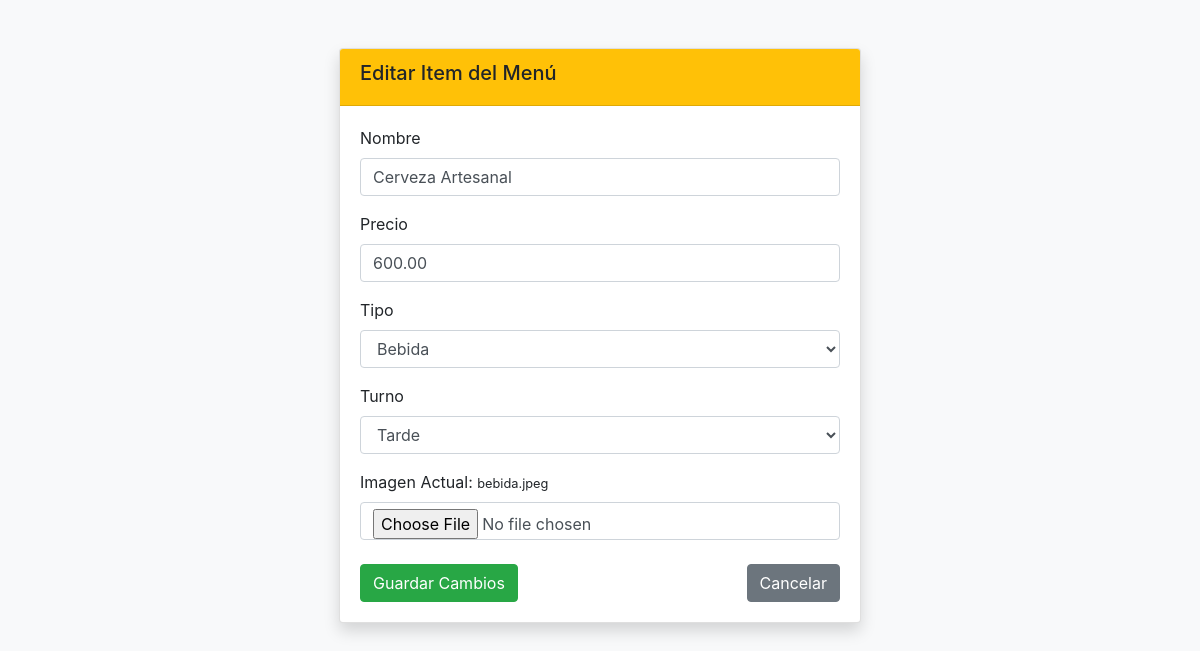
The app's page /Admin/basedatos/form-edit.php?id=6 (signed in) with its own data.
### tables this page shows
CREATE TABLE IF NOT EXISTS `menu` (
  `id` int(11) NOT NULL AUTO_INCREMENT,
  `nombre` varchar(255) NOT NULL,
  `tipo` varchar(100) NOT NULL,  
  `turno` enum('Mañana', 'Tarde') NOT NULL,
  `precio` decimal(10, 2) NOT NULL,
  `imagen` varchar(255) NOT NULL,
  PRIMARY KEY (`id`)
);

### Admin/basedatos/form-edit.php (the view, shortened to what this page needs)
<?php
$bd = new connection();
$conex = $bd->conectar();
$id = isset($_GET['id']) ? intval($_GET['id']) : 0;
$stmt = $conex->prepare("SELECT * FROM menu WHERE id = ?");
$stmt->bind_param("i", $id);
$stmt->execute();
$item = $stmt->get_result()->fetch_assoc();
?>
<!DOCTYPE html>
<html lang="es">
<head>
    <link rel="stylesheet" href="https://stackpath.bootstrapcdn.com/bootstrap/4.3.1/css/bootstrap.min.css">
</head>
<body class="bg-light p-5">
    <div class="container">
        <div class="row justify-content-center">
            <div class="col-md-6">
                <div class="card shadow">
                    <div class="card-header bg-warning"><h5>Editar Item del Menú</h5></div>
                    <form action="form-edit.php?id=<?php echo $id; ?>" method="POST" enctype="multipart/form-data" class="card-body">
                        <div class="form-group"><label>Nombre</label><input type="text" name="nombre" value="<?php echo $item['nombre']; ?>" class="form-control" required></div>
                        <div class="form-group"><label>Precio</label><input type="number" step="0.01" name="precio" value="<?php echo $item['precio']; ?>" class="form-control" required></div>
                        <div class="form-group"><label>Tipo</label>
                            <select name="tipo" class="form-control">
                                <option <?php if($item['tipo'] == 'Bebida') echo 'selected'; ?>>Bebida</option>
                            </select>
                        </div>
                        <div class="form-group"><label>Turno</label>
                            <select name="turno" class="form-control">
                                <option <?php if($item['turno'] == 'Tarde') echo 'selected'; ?>>Tarde</option>
                            </select>
                        </div>
                        <div class="form-group">
                            <label>Imagen Actual: <small><?php echo $item['imagen']; ?></small></label><br>
                            <input type="file" name="img" class="form-control">
                        </div>
                        <div class="d-flex justify-content-between mt-4">
                            <button type="submit" class="btn btn-success">Guardar Cambios</button>
                            <a href="formulario.php" class="btn btn-secondary">Cancelar</a>
                        </div>
                    </form>
                </div>
            </div>
        </div>
    </div>
</body>
</html>

### records on screen
menu: nombre "Cerveza Artesanal", precio "600.00", tipo "Bebida", turno "Tarde", imagen "bebida.jpeg"
